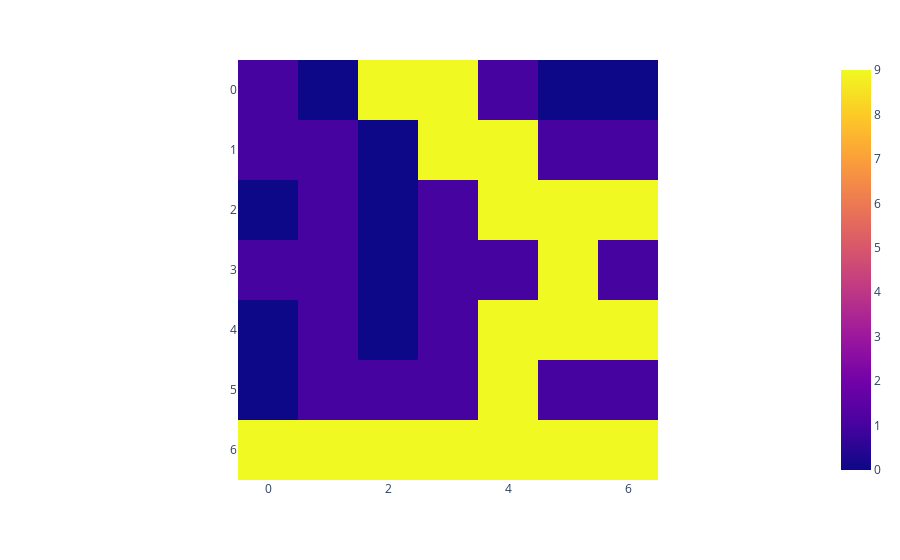
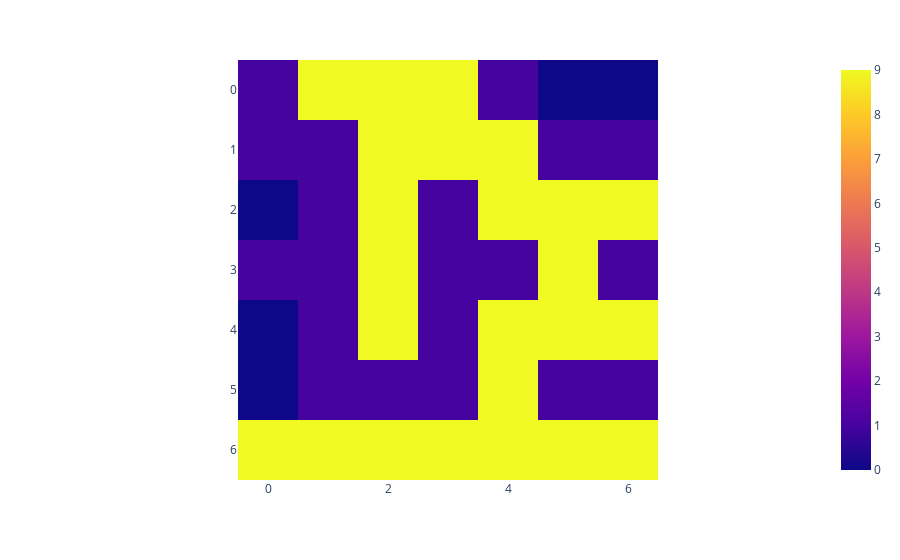

The notebook cell these images were saved under, in order:
### Code cell
# now write a function which uses the plotly to visualize the path
# the function should take the path as input and return a plotly figure
def visualize_path(path):
    # get the dimension of the cube
    dim = cube.shape[0]
    # create a copy of the cube
    cube_copy = np.copy(cube)
    # for each node in the path
    for node in path:
        # set the value of the node to 2
        cube_copy[node] = 9
    # create a dataframe from the cube
    df = pd.DataFrame(cube_copy)
    # create a plotly figure
    fig = px.imshow(df)
    # return the figure
    return fig

# call the function to visualize the path
fig = visualize_path(path)
# show the figure
fig.show()

# call the function to visualize the path
fig = visualize_path(path2)
# show the figure
fig.show()

### Figure 1 — Plotly figure (JSON) as saved in the notebook; plotly's stock layout.template omitted (floating-point values rounded to 4 significant figures)
{"data": [{"coloraxis": "coloraxis", "hovertemplate": "x: %{x}<br>y: %{y}<br>color: %{z}<extra></extra>", "name": "0", "type": "heatmap", "x": [0, 1, 2, 3, 4, 5, 6], "xaxis": "x", "y": [0, 1, 2, 3, 4, 5, 6], "yaxis": "y", "z": [[1, 0, 9, 9, 1, 0, 0], [1, 1, 0, 9, 9, 1, 1], [0, 1, 0, 1, 9, 9, 9], [1, 1, 0, 1, 1, 9, 1], [0, 1, 0, 1, 9, 9, 9], [0, 1, 1, 1, 9, 1, 1], [9, 9, 9, 9, 9, 9, 9]]}], "layout": {"coloraxis": {"colorscale": [[0, "#0d0887"], [0.1111, "#46039f"], [0.2222, "#7201a8"], [0.3333, "#9c179e"], [0.4444, "#bd3786"], [0.5556, "#d8576b"], [0.6667, "#ed7953"], [0.7778, "#fb9f3a"], [0.8889, "#fdca26"], [1, "#f0f921"]]}, "margin": {"t": 60}, "xaxis": {"anchor": "y", "constrain": "domain", "domain": [0, 1], "scaleanchor": "y"}, "yaxis": {"anchor": "x", "autorange": "reversed", "constrain": "domain", "domain": [0, 1]}}}

### Figure 2 — Plotly figure (JSON) as saved in the notebook; plotly's stock layout.template omitted (floating-point values rounded to 4 significant figures)
{"data": [{"coloraxis": "coloraxis", "hovertemplate": "x: %{x}<br>y: %{y}<br>color: %{z}<extra></extra>", "name": "0", "type": "heatmap", "x": [0, 1, 2, 3, 4, 5, 6], "xaxis": "x", "y": [0, 1, 2, 3, 4, 5, 6], "yaxis": "y", "z": [[1, 9, 9, 9, 1, 0, 0], [1, 1, 9, 9, 9, 1, 1], [0, 1, 9, 1, 9, 9, 9], [1, 1, 9, 1, 1, 9, 1], [0, 1, 9, 1, 9, 9, 9], [0, 1, 1, 1, 9, 1, 1], [9, 9, 9, 9, 9, 9, 9]]}], "layout": {"coloraxis": {"colorscale": [[0, "#0d0887"], [0.1111, "#46039f"], [0.2222, "#7201a8"], [0.3333, "#9c179e"], [0.4444, "#bd3786"], [0.5556, "#d8576b"], [0.6667, "#ed7953"], [0.7778, "#fb9f3a"], [0.8889, "#fdca26"], [1, "#f0f921"]]}, "margin": {"t": 60}, "xaxis": {"anchor": "y", "constrain": "domain", "domain": [0, 1], "scaleanchor": "y"}, "yaxis": {"anchor": "x", "autorange": "reversed", "constrain": "domain", "domain": [0, 1]}}}
